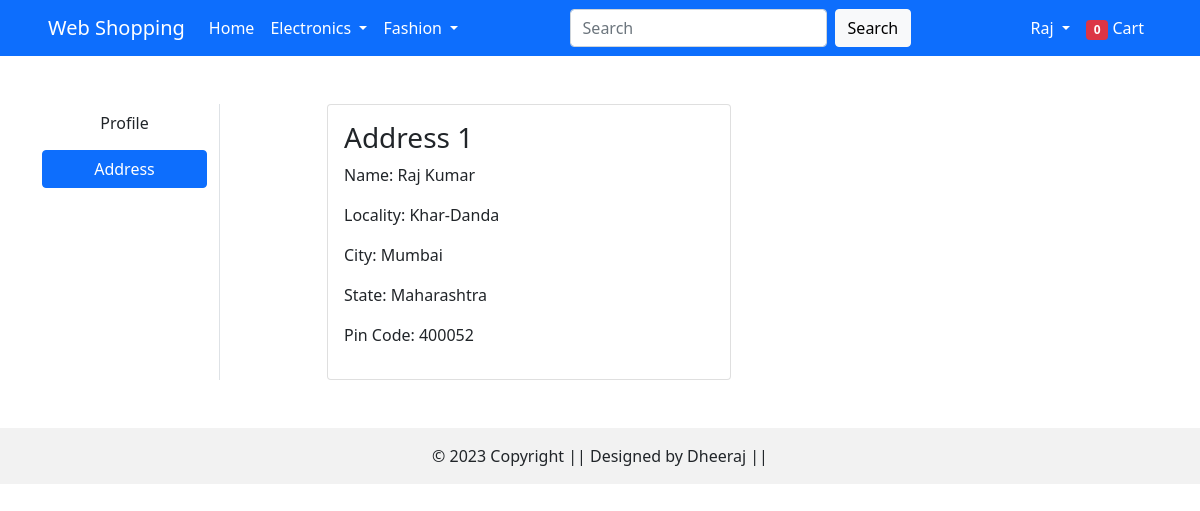
The page /address/ (signed in) on the database its author committed.
### app/models.py (models this page shows, shortened)
class Customer(models.Model):
    user = models.ForeignKey(User, on_delete=models.CASCADE)
    name = models.CharField(max_length=200)
    locality = models.CharField(max_length=200)
    city = models.CharField(max_length=50)
    zipcode = models.IntegerField()
    state = models.CharField(choices=STATES_CHOICES, max_length=50)

### app/views.py (the view)
# urls.py: path('address/',views.address, name='address'),
@login_required
def address(request):
    totalitem = 0
    if request.user.is_authenticated:
        address = Customer.objects.filter(user=request.user)
        totalitem = len(Cart.objects.filter(user=request.user))
    return render(request, 'app/address.html',{'address':address,'active':'btn-primary', 'totalitem':totalitem})

### app/templates/app/address.html (shortened to what this page needs)
{% extends "app/base.html" %}
{% load static %}
{% block main_content %}
<div class="container my-5">
  <div class="row">
    <div class="col-sm-2 border-end">
      <ul class="list-unstyled">
        <li class="d-grid mb-2"><a href="{% url 'profile' %}" class="btn">Profile</a></li>
        <li class="d-grid mb-2"><a href="{% url 'address' %}" class="btn {{active}}">Address</a></li>
      </ul>
    </div>
    <div class="col-sm-9 offset-sm-1">
      <div class="row">
      {% for ad in address %}
        <div class="col-sm-6">
          <div class="card">
            <div class="card-body">
              <h3>Address {{forloop.counter}}</h3>
              <p>Name: {{ad.name}}</p>
              <p>Locality: {{ad.locality}}</p>
              <p>City: {{ad.city}}</p>
              <p>State: {{ad.state}}</p>
              <p>Pin Code: {{ad.zipcode}}</p>
            </div>
          </div>
        </div>
      {% endfor %}
      </div>
    </div>
  </div>
</div>
{% endblock main_content %}

### app/templates/app/base.html (shortened to what this page needs)
<!DOCTYPE html>
{% load static %}
<html lang="en">
<head>
    <link href="https://cdn.jsdelivr.net/npm/bootstrap@5.0.0-beta1/dist/css/bootstrap.min.css" rel="stylesheet">
    <link rel="stylesheet" href="https://cdnjs.cloudflare.com/ajax/libs/OwlCarousel2/2.3.4/assets/owl.carousel.min.css" />
    <link rel="stylesheet" href="{% static 'app/css/all.min.css' %}">
    <link rel="stylesheet" href="{% static 'app/css/style.css' %}">
</head>
<body>
    <nav class="navbar navbar-expand-lg navbar-light bg-primary px-5 ">
        <a class="navbar-brand text-white" href="#">Web Shopping</a>
        <div class="collapse navbar-collapse d-flex justify-content-between" id="navbarSupportedContent">
            <ul class="navbar-nav mr-auto">
                <li class="nav-item active">
                    <a class="nav-link text-white" href="{% url 'home' %}">Home <span class="sr-only">(current)</span></a>
                </li>
                <li class="nav-item dropdown">
                    <a class="nav-link dropdown-toggle text-white" href="#" id="electronicsDropdown" role="button" data-bs-toggle="dropdown" aria-haspopup="true" aria-expanded="false">
                    Electronics
                    </a>
                </li>
                <li class="nav-item dropdown">
                    <a class="nav-link dropdown-toggle text-white" href="#" id="fashionDropdown" role="button" data-bs-toggle="dropdown" aria-haspopup="true" aria-expanded="false">
                    Fashion
                    </a>
                </li>
            </ul>
            <form class="form-inline my-2 mx-2 my-lg-0 d-flex">
                <input class="form-control mr-sm-2 " type="search" placeholder="Search" aria-label="Search">
                <button class="btn btn-light my-2 mx-2 my-sm-0 " type="submit">Search</button>
            </form>
            <div>
                <ul class="navbar-nav mr-auto">
                    {% if request.user.is_authenticated %}
                    <li class="nav-item dropdown">
                        <a class="nav-link dropdown-toggle text-white" href="#" id="profileDropdown" role="button" data-bs-toggle="dropdown" aria-haspopup="true" aria-expanded="false">
                        {{request.user | capfirst}}
                        </a>
                    </li>
                    <li class="nav-item ">
                        <a class="nav-link text-white" href="{% url 'show-cart' %}"> <span class="badge bg-danger " id="total_icon"> {{totalitem}} </span> Cart </a>
                    </li>
                    {% endif %}
                </ul>
            </div>
        </div>
    </nav>
    {% block main_content %}{% endblock main_content %}
    <footer class="bg-body-tertiary text-center text-lg-start">
        <div class="text-center p-3" style="background-color: rgba(0, 0, 0, 0.05);">
          © 2023 Copyright || Designed by Dheeraj ||
        </div>
    </footer>
</body>
</html>

### rows shown on the page
Customer: name "Raj Kumar", locality "Khar-Danda", city "Mumbai", state "Maharashtra", zipcode "400052"

### other values the page prints
{{ request.user | capfirst }} "Raj"
{{ totalitem }} "0"
